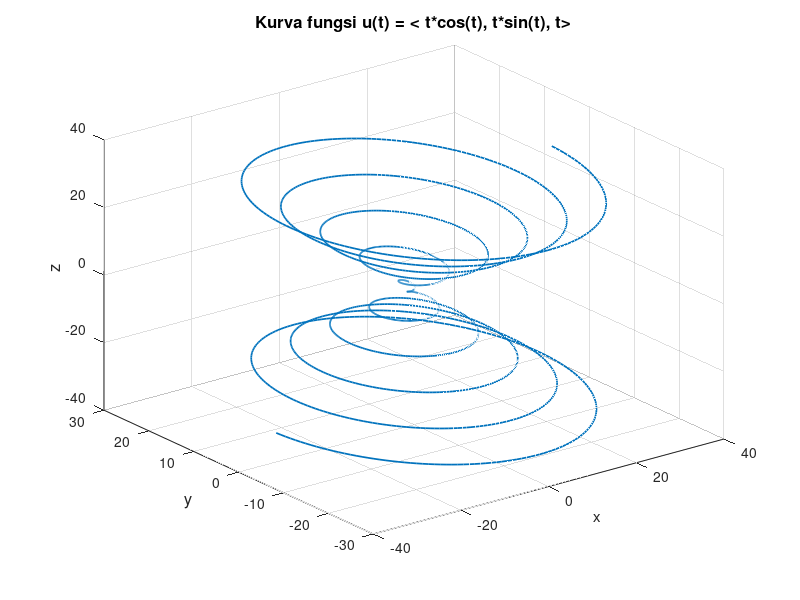

The MATLAB script that drew this image:
t = -10 * pi: pi / 100: 10 * pi;
x = t.*cos(t);
y = t.*sin(t);
h = plot3(x, y, t);

set(h, 'LineWidth', 1.25);
title('Kurva fungsi u(t) = < t*cos(t), t*sin(t), t>');
h = get(gca, 'Title');
set(h, 'Fontsize', 12);
xlabel('x');
h = get(gca, 'xlabel');

ylabel('y');
h = get(gca, 'ylabel');
set(h, 'Fontsize', 12);
zlabel('z');
h = get(gca, 'zlabel');
set(h, 'Fontsize', 12);

grid
